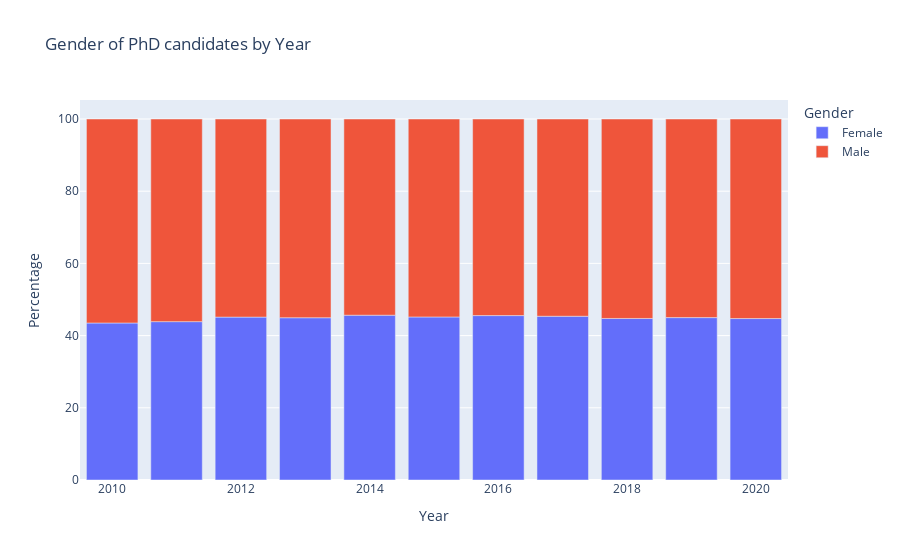

Notebook cell for this chart:
### Code cell
fig = px.bar(df_gender, x="Year", y="Percentage", color="Gender", title="Gender of PhD candidates by Year")
fig.write_image("plots/gender_by_year.png")
fig.show()

### Figure 1 — Plotly figure (JSON) as saved in the notebook; plotly's stock layout.template omitted (floating-point values rounded to 4 significant figures)
{"data": [{"alignmentgroup": "True", "hovertemplate": "Gender=Female<br>Year=%{x}<br>Percentage=%{y}<extra></extra>", "legendgroup": "Female", "marker": {"color": "#636efa", "pattern": {"shape": ""}}, "name": "Female", "offsetgroup": "Female", "orientation": "v", "showlegend": true, "textposition": "auto", "type": "bar", "x": [2010, 2011, 2012, 2013, 2014, 2015, 2016, 2017, 2018, 2019, 2020], "xaxis": "x", "y": [43.49, 43.87, 45.13, 44.95, 45.65, 45.16, 45.54, 45.36, 44.75, 44.99, 44.72], "yaxis": "y"}, {"alignmentgroup": "True", "hovertemplate": "Gender=Male<br>Year=%{x}<br>Percentage=%{y}<extra></extra>", "legendgroup": "Male", "marker": {"color": "#EF553B", "pattern": {"shape": ""}}, "name": "Male", "offsetgroup": "Male", "orientation": "v", "showlegend": true, "textposition": "auto", "type": "bar", "x": [2010, 2011, 2012, 2013, 2014, 2015, 2016, 2017, 2018, 2019, 2020], "xaxis": "x", "y": [56.51, 56.13, 54.87, 55.05, 54.35, 54.84, 54.46, 54.64, 55.25, 55.01, 55.28], "yaxis": "y"}], "layout": {"barmode": "relative", "legend": {"title": {"text": "Gender"}, "tracegroupgap": 0}, "title": {"text": "Gender of PhD candidates by Year"}, "xaxis": {"anchor": "y", "domain": [0, 1], "title": {"text": "Year"}}, "yaxis": {"anchor": "x", "domain": [0, 1], "title": {"text": "Percentage"}}}}
